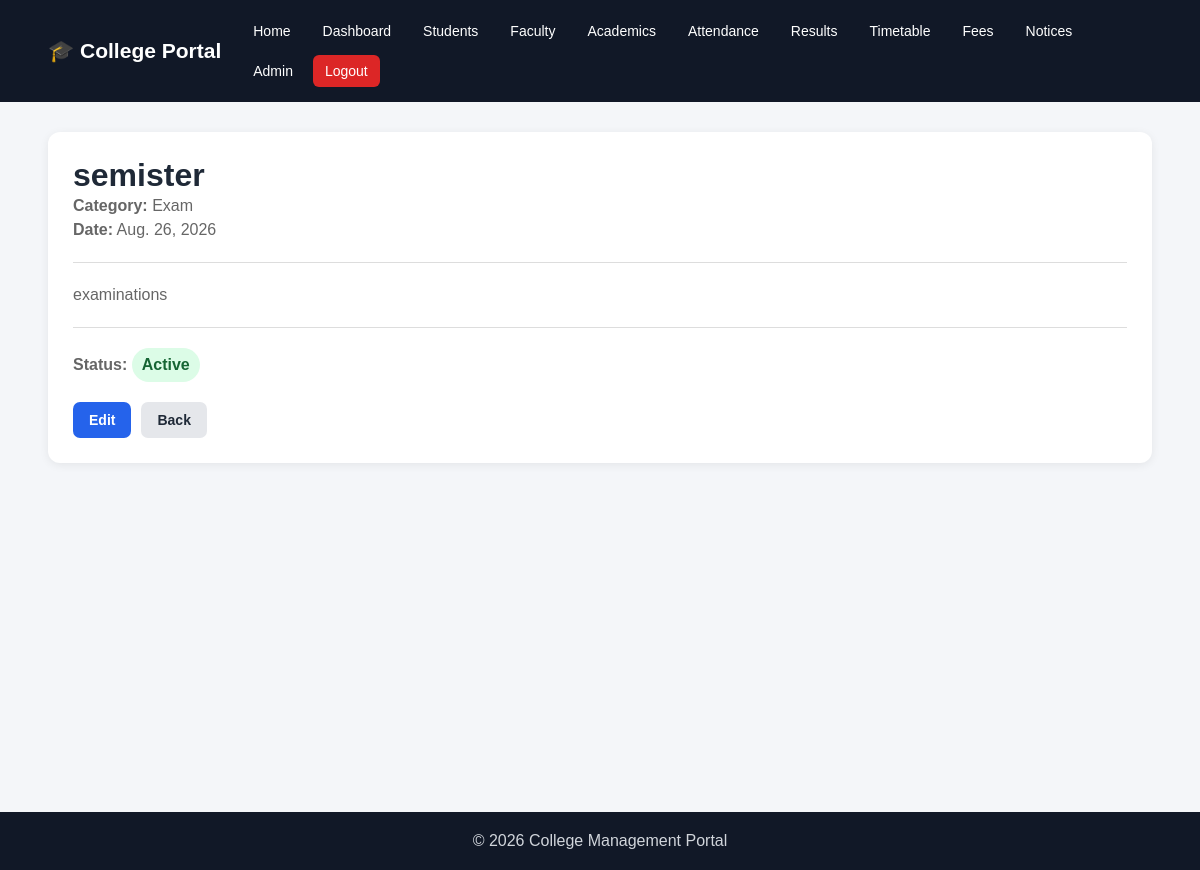
Screenshot of /notices/1/ (signed in) with the database file from the repository.
### notices/models.py (models this page shows, shortened)
class Notice(models.Model):
    CATEGORY_CHOICES = [
        ('General', 'General'),
        ('Academic', 'Academic'),
        ('Exam', 'Exam'),
        ('Event', 'Event'),
        ('Placement', 'Placement'),
        ('Holiday', 'Holiday'),
    ]
    title = models.CharField(max_length=200)
    description = models.TextField()
    category = models.CharField(
        max_length=20,
        choices=CATEGORY_CHOICES,
        default='General'
    )
    notice_date = models.DateField()
    is_active = models.BooleanField(default=True)
    created_at = models.DateTimeField(auto_now_add=True)
    class Meta:
        ordering = ['-notice_date', '-created_at']

### notices/views.py (the view)
@login_required
def notice_detail(request, pk):
    notice = get_object_or_404(
        Notice,
        pk=pk
    )
    return render(
        request,
        'notices/notice_detail.html',
        {'notice': notice}
    )

### templates/notices/notice_detail.html (shortened to what this page needs)
{% extends 'base.html' %}
{% block content %}
<div class="card">
    <h1>
        {{ notice.title }}
    </h1>
    <p>
        <strong>Category:</strong>
        {{ notice.category }}
    </p>
    <p>
        <strong>Date:</strong>
        {{ notice.notice_date }}
    </p>
    <hr>
    <div>
        {{ notice.description|linebreaks }}
    </div>
    <hr>
    <p>
        <strong>Status:</strong>
        {% if notice.is_active %}
            <span class="notice-active">
                Active
            </span>
        {% else %}
            <span class="notice-inactive">
                Inactive
            </span>
        {% endif %}
    </p>
    <div class="form-buttons">
        <a
            href="{% url 'notice_update' notice.pk %}"
            class="btn-primary">
            Edit
        </a>
        <a
            href="{% url 'notice_list' %}"
            class="btn-secondary">
            Back
        </a>
    </div>
</div>
{% endblock %}

### static/css/style.css (style rules this page uses)
* { margin: 0; padding: 0; box-sizing: border-box; }
body { font-family: Arial, sans-serif; background: #f5f7fb; color: #222; }
.card { background: white; padding: 25px; border-radius: 12px; box-shadow: 0 3px 15px rgba(0, 0, 0, 0.08); }
.card p { color: #666; line-height: 1.5; }
.form-buttons { margin-top: 25px; display: flex; gap: 10px; flex-wrap: wrap; }
.btn-primary, .btn-secondary, .btn-danger { display: inline-block; padding: 11px 20px; border-radius: 6px; text-decoration: none; border: none; cursor: pointer; font-size: 15px; font-weight: bold; }
.btn-primary { background: #2563eb; color: white; }
.btn-secondary { background: #64748b; color: white; }
.card hr { margin: 20px 0; border: none; border-top: 1px solid #ddd; }
.notice-active { display: inline-block; padding: 5px 10px; border-radius: 20px; background: #dcfce7; color: #166534; font-weight: bold; }
* { box-sizing: border-box; }
body { margin: 0; font-family: Arial, Helvetica, sans-serif; background: #f4f6f9; color: #1f2937; }
a { text-decoration: none; }
.card { background: white; border-radius: 12px; padding: 25px; margin-bottom: 25px; box-shadow: 0 2px 10px rgba(0, 0, 0, 0.07); }
.card h1, .card h2, .card h3 { margin-top: 0; }
.btn-primary, .btn-secondary, .btn-danger { display: inline-block; border: none; padding: 10px 16px; border-radius: 7px; cursor: pointer; font-size: 14px; font-weight: 600; }
.btn-secondary { background: #e5e7eb; color: #1f2937; }
.form-buttons { display: flex; gap: 10px; margin-top: 20px; }

### rows the page displays
Notice: title "semister", category "Exam", notice_date "Aug. 26, 2026", description "examinations"
